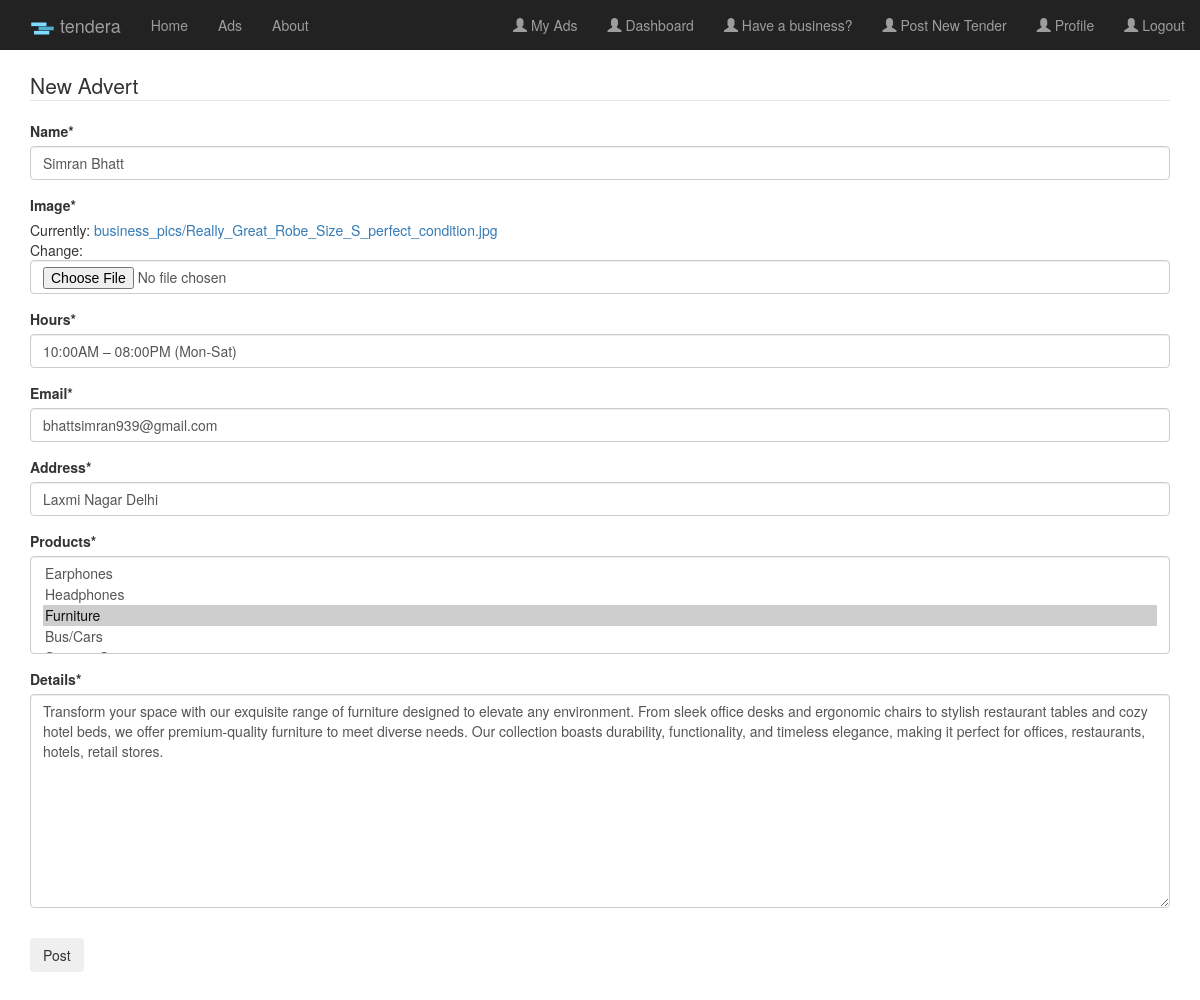
/advert/22/update/ (signed in), run on the app's committed database.
### advert/models.py (models this page shows, shortened)
class Advert(models.Model):
	image = models.ImageField(default= 'default_business.jpg', upload_to = 'business_pics')
	name = models.CharField(max_length=100)
	address = models.CharField(max_length=100)
	email = models.EmailField()
	products = models.ManyToManyField('Item')
	hours = models.CharField(max_length=100, default= '10:00AM – 08:00PM (Mon-Sat)')
	details = models.TextField()
	date_posted = models.DateTimeField(auto_now_add= True)
	author = models.ForeignKey(User, on_delete = models.CASCADE)

### advert/views.py (the view)
# urls.py: path('<int:pk>/update/', advert_update, name='advert-update'),
@login_required
def advert_update(request,pk):
	if request.method == "POST":
		form = AdvertUpdateForm(request.POST, request.FILES, instance= Advert.objects.get(id=pk))
		if form.is_valid():
			form.instance.author = request.user
			form.save()
			return redirect('advert-home')
	else:
		form = AdvertUpdateForm(instance= Advert.objects.get(id=pk))
	return render(request, 'advert/advert_form.html', {'form': form})

### advert/forms.py
class AdvertUpdateForm(forms.ModelForm):
    class Meta:
        model = Advert
        fields = ['name', 'image','hours','email', 'address', 'products', 'details']

### advert/models.py (called while the page is built)
    def __str__(self):
    	return self.item

### advert/templates/advert/advert_form.html (shortened to what this page needs)
{% extends "post/base.html" %}
{% load crispy_forms_tags %}
{% block content %}
	<div class ="content-section">
		<form method="POST" enctype="multipart/form-data">
			<fieldset class="form-group">
				<legend class="border-bottom mb-4">New Advert</legend>
				{{ form|crispy }}
			</fieldset>
			<div class="form-group">
				<button class="btn btn-outline-info" type="submit">Post</button>
			</div>
		</form>
	</div>
{% endblock content %}

### data on the page
Advert: name "Simran Bhatt", hours "10:00AM – 08:00PM (Mon-Sat)", email "bhattsimran939@gmail.com", address "Laxmi Nagar Delhi", details "Transform your space with our exquisite range of furniture designed to elevate any environment. From sleek office desks and ergonomic chairs to stylish restaurant tables and cozy hotel beds, we offer premium-quality furniture to meet diverse needs. Our collection boasts durability, functionality, and timeless elegance, making it perfect for offices, restaurants, hotels, retail stores."
